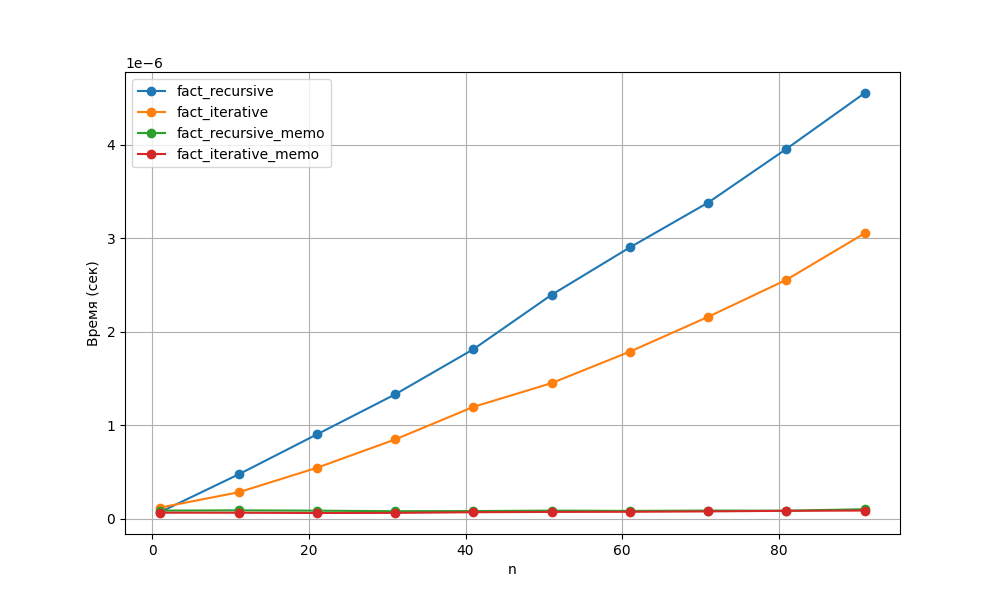

Write the Python code that produced this figure.
import timeit
import matplotlib.pyplot as plt
from factorial import *

nums = list(range(1, 101, 10))

funcs = [
    ("fact_recursive", fact_recursive),
    ("fact_iterative", fact_iterative), 
    ("fact_recursive_memo", fact_recursive_memo),
    ("fact_iterative_memo", fact_iterative_memo)
]


results = {}
for name, func in funcs:
    times = []
    for n in nums:
        t = timeit.timeit(lambda: func(n), number=100) / 100
        times.append(t)
    results[name] = times

plt.figure(figsize=(10,6))
for name, times in results.items():
    plt.plot(nums, times, marker='o', label=name)

plt.xlabel('n')
plt.ylabel('Время (сек)')
plt.legend()
plt.grid(True)
plt.savefig('benchmark.png')
plt.show()

print("Чистый бенчмарк (n=50, один вызов):")
for name, func in funcs:
    start = timeit.default_timer()
    func(50)
    end = timeit.default_timer()
    print(f"{name}: {end-start:.6f} сек")